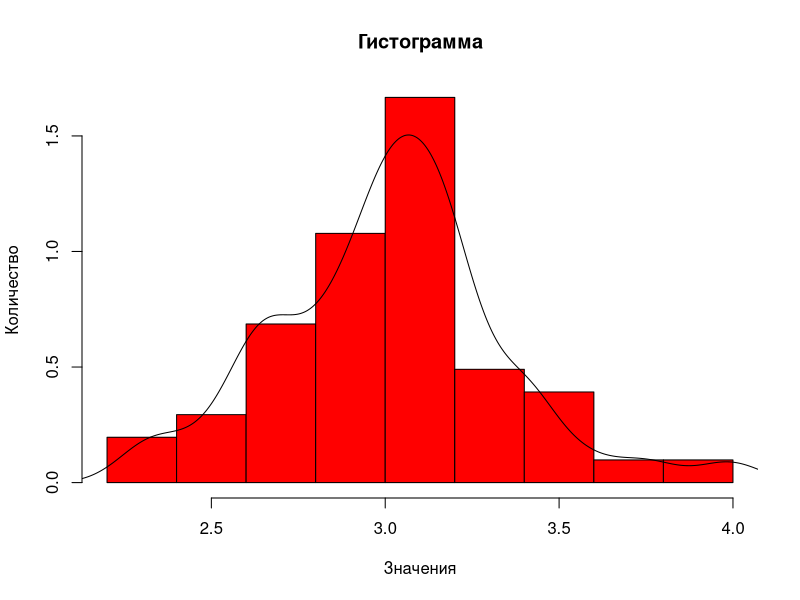

This figure's R source:
a<-17
b<-31
c<--2
d<-13
k<-7

#векторы вещественных чисел
vec1<-runif(5, a, b)
vec2<-runif(5, a, b)

#векторы целых чисел
vec3<-sample(c:d, 5)
vec4<-sample(c:d, 5)

#вектор положительных чисел
vec5<-sample(0:k, 5)

#объединение в датафреймы
df1<-data.frame(RealVec1 = vec1, RealVec2 = vec2, PosVec = vec5)
df2<-data.frame(IntVec1 = vec3, IntVec2 = vec4)

#Нахождение максимального значения
p_max<-c(apply(df1, 1, max), apply(df2, 1, max))
p_max

colunm_sum<-list(apply(df1, 2, function(x) sum(x[x>0])),
                 apply(df2, 2, function(x) sum(x[x>0])))
colunm_sum<-function(y) {
  result<-list(apply(y, 2, function(x) sum(x[x>0])))
  return(result)
}
mylist<-list(colunm_sum(df1), colunm_sum(df2))
mylist

#объединение датафреймов
my_df<-cbind(df1, df2)

negative_values<-list(apply(my_df, 2, function(test) test[test<0]))
negative_values<-function(z) {
  res<-list(apply(z, 2, function(test) test[test<0]))
  return(res)
}
negativelist<-list(negative_values(my_df))

my_df1<-as.data.frame(lapply(my_df,
    function(ran) ran[sample(c(TRUE, NA),
        prob = c(0.8, 0.2), size = length(ran),
        replace = TRUE)]))

#замена значений
na_values<-function(rep) {
  sapply(rep, function(nan) ifelse(is.na(nan),
      mean(nan, na.rm = TRUE), nan))
}
na_values(my_df1)

random<-data.frame(seq(length=50,from= -7, by=2))
y<-lapply(random, function(x) x^2+3*x-19)

#случайный датафрейм
data()
my_df2<-women

install.packages('dplyr')
library('dplyr')
#нечетные строки
A<-filter(my_df2, (row_number() %% 2 == 1))
#четные строки
B<-filter(my_df2, (row_number() %% 2 == 0))
my_df3<-rbind(A, B)

#выборка значений
fil<-select(my_df2, 1, function(x) x[1] > mean(x, na.rm = TRUE)
            & x[2] < mean(x, na.rm = TRUE))
arrange(fil, desc(fil)) %>%
slice(1:10)  

#график 
negative_values_plot<-function(val) {
  negative<-list()
  positive<-list() 
  for(i in my_df) {
    negative<-append(negative, length(which(i<0)))
    positive<-append(positive, length(which(i>0)))
  }
  
  matplot(c(1:length(my_df)), cbind(positive, negative),
          xlab='Столбцы',
          ylab='Кол-во значений',
          pch=3)
  lines(c(1:length(my_df)), positive, col="blue")
  lines(c(1:length(my_df)), negative, col="green")
}

#гистограмма
pic<-rnorm(50:100, mean=3, sd=0.3)
hist(pic, col="red", xlab='Значения',
     ylab='Количество', main="Гистограмма", freq=F)
lines(density(pic, bw=0.09), col = "black")
pic
